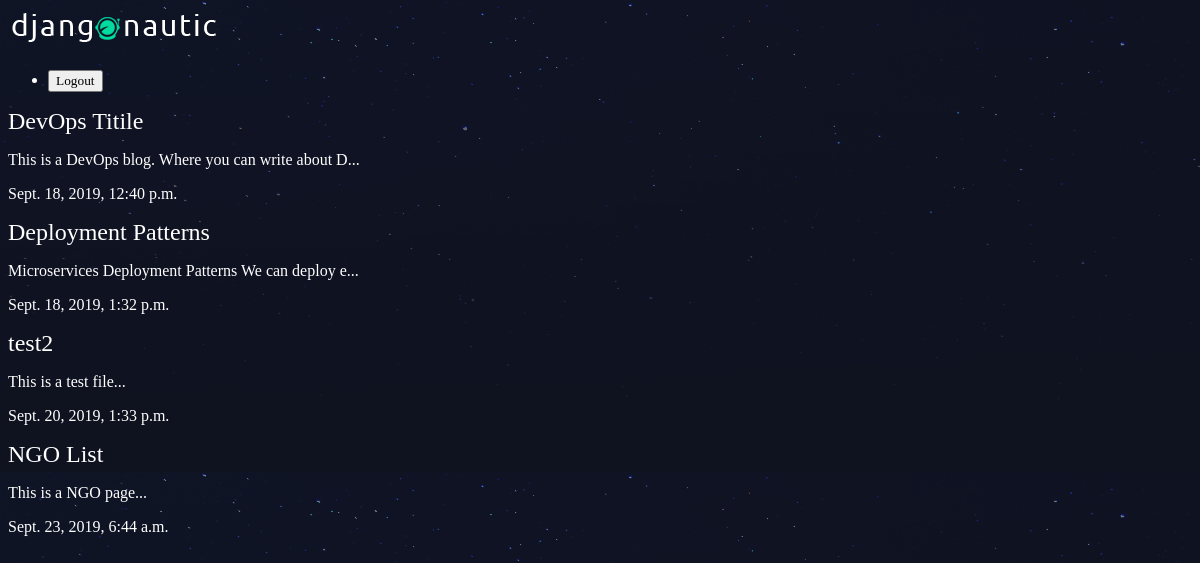
The app's page /articles/ with its own data.
### articles/models.py (models this page shows, shortened)
class Article(models.Model):
    title = models.CharField(max_length=100)
    slug = models.SlugField()
    body = models.TextField()
    date = models.DateTimeField(auto_now_add=True)
    thumb = models.ImageField(default='default.png', blank=True)
    def snippet(self):
        return self.body[:50] + '...'

### articles/views.py (the view)
# urls.py: path('', views.article_list, name="list"),
def article_list(request):
    articles = Article.objects.all().order_by('date')
    return render(request,'articles/articles_list.html', {"articles": articles} )

### articles/templates/articles/articles_list.html
{% extends "base_layout.html" %}
{% block content %}
<div class="articles">
    {% for article in articles  %}
    <div class="article">
        <h2><a href="{% url 'articles:detail' slug=article.slug %}">{{ article.title }}</a></h2>
        <p>{{ article.snippet }}</p>
        <p> {{ article.date }}</p>
    </div>
    {% endfor %}
</div>
{% endblock %}

### assets/style.css (style rules this page uses)
body { background-color: #0f121f; background-image: url(stars.png); background-repeat-y: no-repeat; color: #fff; }
body * { font-family: Ubuntu; }
h1, h2, h3, h4, h5 { font-weight: normal; margin: 0; }
a, a:hover, a:visited { color: #fff; text-decoration: none; }

### records on screen
Article: title "DevOps Titile", snippet "This is a DevOps blog. Where you can write about D...", date "Sept. 18, 2019, 12:40 p.m."
Article: title "Deployment Patterns", snippet "Microservices Deployment Patterns We can deploy e...", date "Sept. 18, 2019, 1:32 p.m."
Article: title "test2", snippet "This is a test file...", date "Sept. 20, 2019, 1:33 p.m."
Article: title "NGO List", snippet "This is a NGO page...", date "Sept. 23, 2019, 6:44 a.m."
